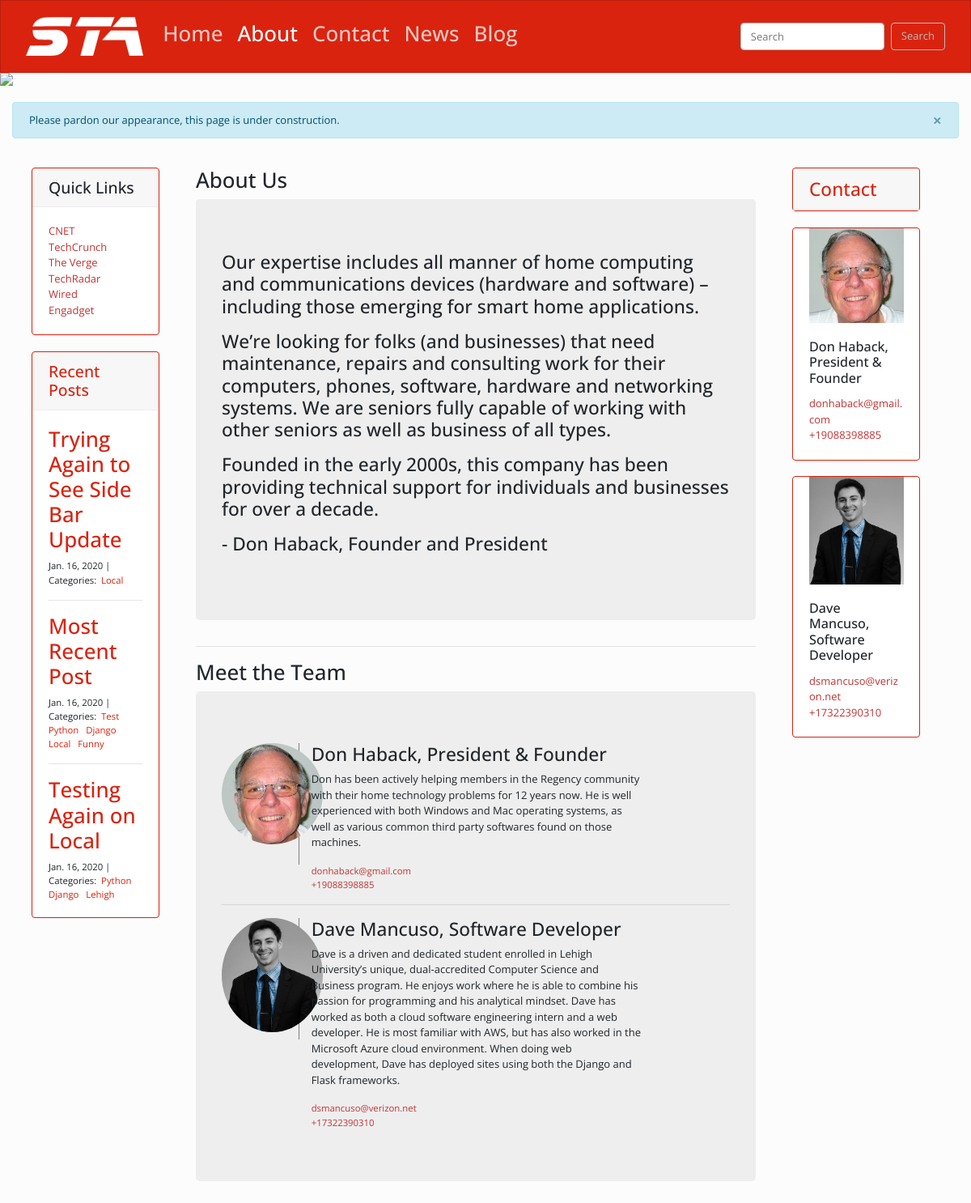
The page /about/ on the database its author committed.
### blog/models.py (models this page shows, shortened)
class Post(models.Model):
    title = models.CharField(max_length=255)
    body = models.TextField()
    created_on = models.DateTimeField(auto_now_add=True)
    last_modified = models.DateTimeField(auto_now=True)
    categories = models.ManyToManyField('Category', related_name='posts')

class Category(models.Model):
    name = models.CharField(max_length=30)

### about/models.py (models this page shows, shortened)
class About(models.Model):
    text = models.TextField()
    class Meta:
        verbose_name_plural = 'About'

class Biography(models.Model):
    name = models.CharField(max_length=100)
    title = models.CharField(max_length=100)
    image = models.ImageField(upload_to='images/')
    bio = models.TextField()
    email = models.EmailField()
    phone = PhoneNumberField()
    order = models.IntegerField()
    class Meta:
        ordering = ['order']
        verbose_name_plural = 'Biographies'

### about/views.py (the view)
# urls.py: path('', views.about_index, name='about_index'),
def about_index(request):
    about = About.objects.all()[:1]
    bios = Biography.objects.all()
    recent_posts = Post.objects.all().order_by('-created_on')[:3]
    context = {
        'about': about,
        'bios': bios,
        'recent_posts': recent_posts,
    }
    messages.info(request, 'Please pardon our appearance, this page is under construction.')
    return render(request, 'about.html', context)

### about/templates/about.html (shortened to what this page needs)
{% extends "base.html" %}
{% block page_content %}
<div class="container">
    <h2>About Us</h2>
    <div class="jumbotron">
      {% with about|first as about %}
        <h3> {{ about.text|safe|linebreaks }} </h3>
      {% endwith%}
    </div>
    <hr>
    <h2>Meet the Team</h2>
    <div class="jumbotron">
      {% for bio in bios %}
        <div class="row">
          <div class="col-lg-2">
            <img src="{{ bio.image.url }}" style="border-radius: 50%; width: 125px;">
          </div>
          <div class="col-lg-8">
            <h3> {{ bio.name }}, {{ bio.title }} </h3>
            <p> {{ bio.bio }} </p>
            <small> <a href="mailto:{{ bio.email }}" class="mail"><font color=#c13434>{{ bio.email }}</font></a> <br> <a href="tel:{{ bio.phone }}" class="tel"><font color=#c13434>{{ bio.phone }}</font></a> </small>
          </div>
        </div>
        {% if not forloop.last %}
          <hr>
        {% endif %}
      {% endfor %}
    </div>
</div>
{% endblock %}

### sta_website/templates/base.html (shortened to what this page needs)
{% load static %}
<head>
  <link rel="stylesheet" href="https://bootswatch.com/4/simplex/bootstrap.min.css">
  <link rel="stylesheet" href="https://use.fontawesome.com/releases/v5.8.2/css/all.css">
</head>
<body>
<header>
<nav class="navbar navbar-expand-lg navbar-dark bg-primary">
  <div class="container-fluid">
    <a class="navbar-brand" href="{% url 'home_index' %}"><img src="{% static 'images/STA White.svg' %}"></a>
    <div class="collapse navbar-collapse" id="navbarColor01">
      <ul class="navbar-nav mr-auto">
        <li class="nav-item">
          <a class="nav-link" style="padding-right: 10px" href="{% url 'home_index' %}"> <h2> Home </h2> </a>
        </li>
        <li class="nav-item">
          <a class="nav-link" style="padding-right: 10px" href="{% url 'about_index' %}"> <h2> About </h2> </a>
        </li>
        <li class="nav-item">
          <a class="nav-link" style="padding-right: 10px" href="{% url 'contact_index' %}"> <h2> Contact </h2> </a>
        </li>
        <li class="nav-item">
          <a class="nav-link" style="padding-right: 10px" href="{% url 'news_index' %}"> <h2> News </h2></a>
        </li>
        <li class="nav-item">
          <a class="nav-link" style="padding-right: 10px" href="{% url 'blog_index' %}"> <h2> Blog </h2></a>
        </li>
      </ul>
      <form class="form-inline my-2 my-lg-0" action="{% url 'news_index' %}" method="get">
        <input class="form-control mr-sm-2" type="search" placeholder="Search" aria-label="Search" name="search">
        <button class="btn btn-outline-secondary my-2 my-sm-0" type="submit">Search</button>
      </form>
    </div>
  </div>
</nav>
<img src="{% static 'images/mountains_banner.jpg' %}" class="img-fluid" style="max-height: 300px">
</header>
<br>
<div class="container-fluid">
  {% include 'messages.html' %}
</div>
<div class="container-fluid">
  <div class="pl-4 pr-5 row">
    <div class="col-md-2">
      <div class="sticky-top">
        <br>
        <div class="card border-primary md-2 d-none d-md-block">
          <h4 class="card-header">Quick Links</h4>
          <div class="card-body">
            <span class="text-nowrap">
              <p class="card-text">
                <a href="https://www.cnet.com/"><font color=#c13434>CNET</font></a> <br>
                <a href="https://www.techcrunch.com/"><font color=#c13434>TechCrunch</font></a> <br>
                <a href="https://www.theverge.com/"><font color=#c13434>The Verge</font></a> <br>
                <a href="https://www.techradar.com/"><font color=#c13434>TechRadar</font></a> <br>
                <a href="https://www.wired.com/"><font color=#c13434>Wired</font></a> <br>
                <a href="https://www.engadget.com/"><font color=#c13434>Engadget</font></a> <br>
              </p>
            </span>
          </div>
        </div>
        <br>
        <div class="card border-primary md-2 d-none d-lg-block">
          <h4 class="card-header"><a href="{% url 'blog_index' %}">Recent Posts</a></h4>
          <div class="card-body">
            {% for recent_post in recent_posts %}
              <h2><a href="{% url 'blog_detail' recent_post.pk%}">{{ recent_post.title }}</a></h2>
              <small>
                  {{ recent_post.created_on.date }} |&nbsp;
                  Categories:&nbsp;
                  {% for category in recent_post.categories.all %}
                  <a href="{% url 'blog_category' category.name %}">
                      {{ category.name }}
                  </a>&nbsp;
                  {% endfor %}
              </small>
              {% if not forloop.last %}
                <hr>
              {% endif %}
            {% endfor %}
          </div>
        </div>
      </div>
    </div>
    <div class="col-md-8">
      <br>
      {% block page_content %} {% endblock%}
    </div>
    <div class="col-md-2">
      <div class="sticky-top">
        <br>
        <div class="card border-primary md-2 d-none d-lg-block">
          <span class="text-nowrap">
            <h3 class="card-header"><a href="{% url 'contact_index' %}">Contact</a></h3>
          </span>
        </div>
        <br>
        {% for bio in bios %}
          <div class="card border-primary md-2 d-none d-lg-block">
            <img class="mx-auto" style="width: 75%; display: block;" src="{{ bio.image.url }}">
            <div class="card-body">
              <h5 class="card-title">{{bio.name}}, {{bio.title}}</h5>
              <p class="card-text">
                <a href="mailto:{{bio.email}}" class="mail"><font color=#c13434>{{bio.email}}</font></a> <br>
                <a href="tel:{{bio.phone}}" class="tel"><font color=#c13434>{{bio.phone}}</font></a>
              </p>
            </div>
          </div>
          {% if not forloop.last %}
            <br>
          {% endif %}
        {% endfor %}
        <br>
      </div>
    </div>
  </div>
</div>
</body>

### rows shown on the page
Post: title "Trying Again to See Side Bar Update", created_on "Jan. 16, 2020"
Category: name "Local"
Post: title "Most Recent Post", created_on "Jan. 16, 2020"
Category: name "Test"
Category: name "Python"
Category: name "Django"
Category: name "Funny"
Post: title "Testing Again on Local", created_on "Jan. 16, 2020"
Category: name "Lehigh"
About: text "Our expertise includes all manner of home computing and communications devices (hardware and software) – including those emerging for smart home applications. We’re looking for folks (and businesses) that need maintenance, repairs and consulting work for their computers, phones, software, hardware and networking systems. We are seniors fully capable of working with other seniors as well as business of all types. Founded in the early 2000s, this company has been providing technical support for individuals and businesses for over a decade. - Don Haback, Founder and President"
Biography: image (picture), name "Don Haback", title "President & Founder", bio "Don has been actively helping members in the Regency community with their home technology problems for 12 years now. He is well experienced with both Windows and Mac operating systems, as well as various common third party softwares found on those machines.", email "donhaback@gmail.com", phone "+19088398885"
Biography: image (picture), name "Dave Mancuso", title "Software Developer", bio "Dave is a driven and dedicated student enrolled in Lehigh University’s unique, dual-accredited Computer Science and Business program. He enjoys work where he is able to combine his passion for programming and his analytical mindset. Dave has worked as both a cloud software engineering intern and a web developer. He is most familiar with AWS, but has also worked in the Microsoft Azure cloud environment. When doing web development, Dave has deployed sites using both the Django and Flask frameworks.", email "dsmancuso@verizon.net", phone "+17322390310"

### other values the page prints
{{ message }} "Please pardon our appearance, this page is under construction."
